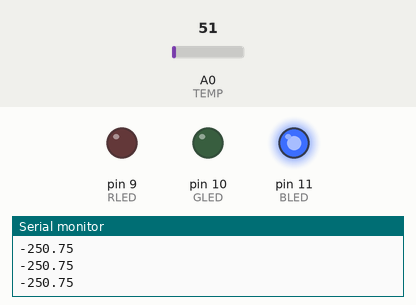
Bench run of a sketch on a simulated Arduino Uno, built with avr-gcc and run on an emulated ATmega328P. Parts: output pins drawn as LEDs (lit = HIGH), the last lines printed to the serial monitor. The test bench sets the inputs (shaded band); at power-on: A0 (TEMP) = 51.

Above: at 1.2 s.
1.3 s: A0 (TEMP) set to 127
2.8 s: A0 (TEMP) set to 139
At 3.2 s:
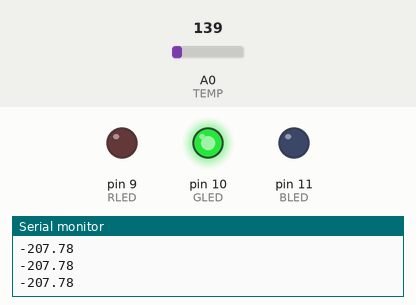
4.3 s: A0 (TEMP) set to 163
At 4.6 s:
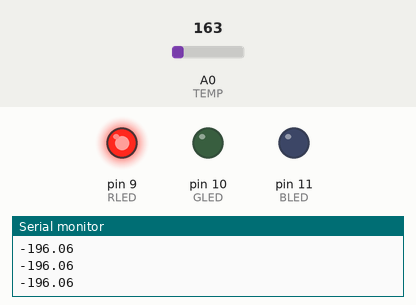
5.8 s: A0 (TEMP) set to 112
At 6.9 s:
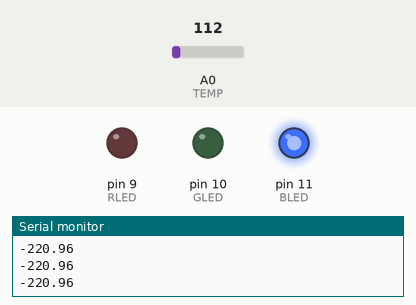
Timing chart, 0 to 8.3 s (numbered marks = the images above; inputs shaded):
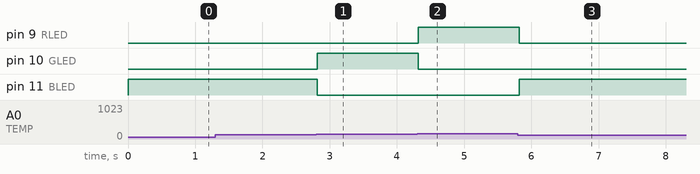

The sketch:

tempAlert.ino
```cpp
const int RLED=9;
const int GLED=10;
const int BLED=11;
const int TEMP = 0;

const int LOWER_BOUND=139;
const int UPPER_BOUND=147;

float temp_in_celsius = 0, temp_in_kelvin=0;
int val = 0;

void setup(){
    pinMode(BLED, OUTPUT);
    pinMode(RLED, OUTPUT);
    pinMode(GLED, OUTPUT);
    Serial.begin(9600);
}

void loop(){
    val = analogRead(TEMP);
    delay(5);
    //Reads the input and converts it to Kelvin degrees
  temp_in_kelvin = analogRead(0) * 0.004882812 * 100;

  //Converts Kelvin to Celsius minus 2.5 degrees error
  temp_in_celsius = temp_in_kelvin - 2.5 - 273.15;
  Serial.println(temp_in_celsius);

    if(val<LOWER_BOUND){
	digitalWrite(RLED, LOW);
	digitalWrite(GLED, LOW);
	digitalWrite(BLED, HIGH);
    }
    else if(val>UPPER_BOUND){
	digitalWrite(RLED, HIGH);
	digitalWrite(GLED, LOW);
	digitalWrite(BLED, LOW);
    }
    else{
	digitalWrite(RLED, LOW);
	digitalWrite(GLED, HIGH);
	digitalWrite(BLED, LOW);
    }


}
```

Measured:
- the behaviour switches between 138 and 139 on A0 (TEMP) (found by bisection; images 0 and 1)
- after the input at 2.8 s, pin 10 (GLED): LOW → HIGH at once; pin 11 (BLED): HIGH → LOW at once
- after the input at 4.3 s, pin 9 (RLED): LOW → HIGH at once; pin 10 (GLED): HIGH → LOW at once
- after the input at 5.8 s, pin 9 (RLED): HIGH → LOW at once; pin 11 (BLED): LOW → HIGH at once
